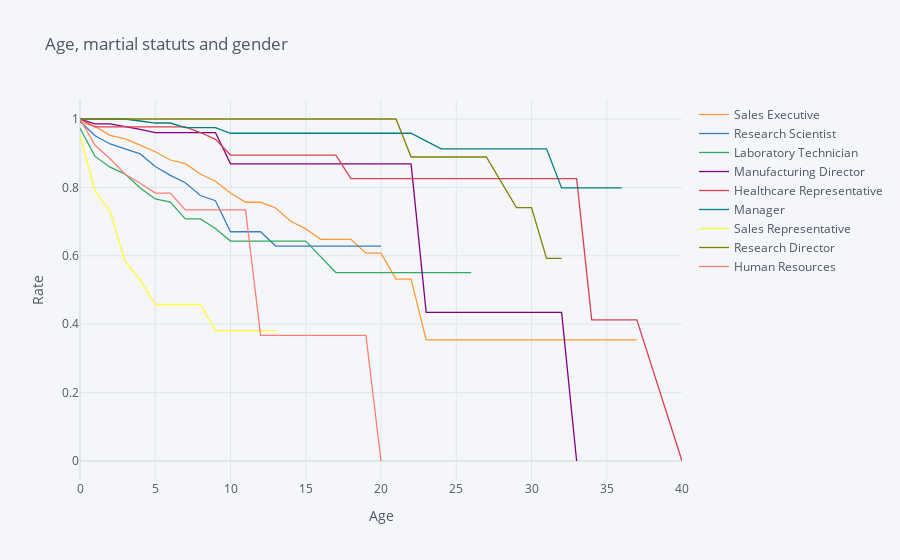

Notebook code cell kept with this figure:
### Markdown cell above
## 8. From the previous example, it looks like the sales department has the highest attrition. Let's drill down on this and look at what the survival curves for specific job roles within that department look like.

Filter the data set for just the sales department and then generate and plot survival curves by job role and the number of years at the company.

### Code cell
employee_age = survival(data, 'JobRole', 'YearsAtCompany', 'Attrition')
employee_age.iplot(kind='line',xTitle='Age',yTitle='Rate', 
                     title='Age, martial statuts and gender')

### Figure 1 — Plotly figure (JSON) as saved in the notebook; plotly's stock layout.template omitted (floating-point values rounded to 4 significant figures)
{"data": [{"line": {"color": "rgba(255, 153, 51, 1.0)", "dash": "solid", "shape": "linear", "width": 1.3}, "mode": "lines", "name": "Sales Executive", "text": "", "type": "scatter", "x": [0, 1, 2, 3, 4, 5, 6, 7, 8, 9, 10, 11, 12, 13, 14, 15, 16, 17, 18, 19, 20, 21, 22, 23, 24, 25, 26, 27, 29, 30, 31, 32, 33, 34, 36, 37, 40], "y": [0.9908, 0.9783, 0.9523, 0.942, 0.9238, 0.9043, 0.8801, 0.8696, 0.8392, 0.818, 0.7836, 0.7565, 0.7565, 0.7397, 0.7008, 0.6789, 0.648, 0.648, 0.648, 0.6075, 0.6075, 0.5316, 0.5316, 0.3544, 0.3544, 0.3544, 0.3544, 0.3544, 0.3544, 0.3544, 0.3544, 0.3544, 0.3544, 0.3544, 0.3544, 0.3544, ""]}, {"line": {"color": "rgba(55, 128, 191, 1.0)", "dash": "solid", "shape": "linear", "width": 1.3}, "mode": "lines", "name": "Research Scientist", "text": "", "type": "scatter", "x": [0, 1, 2, 3, 4, 5, 6, 7, 8, 9, 10, 11, 12, 13, 14, 15, 16, 17, 18, 19, 20, 21, 22, 23, 24, 25, 26, 27, 29, 30, 31, 32, 33, 34, 36, 37, 40], "y": [0.9932, 0.9509, 0.9269, 0.9135, 0.8979, 0.861, 0.8352, 0.8138, 0.7762, 0.761, 0.6704, 0.6704, 0.6704, 0.6285, 0.6285, 0.6285, 0.6285, 0.6285, 0.6285, 0.6285, 0.6285, "", "", "", "", "", "", "", "", "", "", "", "", "", "", "", ""]}, {"line": {"color": "rgba(50, 171, 96, 1.0)", "dash": "solid", "shape": "linear", "width": 1.3}, "mode": "lines", "name": "Laboratory Technician", "text": "", "type": "scatter", "x": [0, 1, 2, 3, 4, 5, 6, 7, 8, 9, 10, 11, 12, 13, 14, 15, 16, 17, 18, 19, 20, 21, 22, 23, 24, 25, 26, 27, 29, 30, 31, 32, 33, 34, 36, 37, 40], "y": [0.973, 0.8906, 0.8591, 0.839, 0.7985, 0.766, 0.7571, 0.708, 0.708, 0.6796, 0.6429, 0.6429, 0.6429, 0.6429, 0.6429, 0.6429, 0.597, 0.5511, 0.5511, 0.5511, 0.5511, 0.5511, 0.5511, 0.5511, 0.5511, 0.5511, 0.5511, "", "", "", "", "", "", "", "", "", ""]}, {"line": {"color": "rgba(128, 0, 128, 1.0)", "dash": "solid", "shape": "linear", "width": 1.3}, "mode": "lines", "name": "Manufacturing Director", "text": "", "type": "scatter", "x": [0, 1, 2, 3, 4, 5, 6, 7, 8, 9, 10, 11, 12, 13, 14, 15, 16, 17, 18, 19, 20, 21, 22, 23, 24, 25, 26, 27, 29, 30, 31, 32, 33, 34, 36, 37, 40], "y": [1, 0.986, 0.986, 0.9783, 0.9697, 0.9603, 0.9603, 0.9603, 0.9603, 0.9603, 0.8688, 0.8688, 0.8688, 0.8688, 0.8688, 0.8688, 0.8688, 0.8688, 0.8688, 0.8688, 0.8688, 0.8688, 0.8688, 0.4344, 0.4344, 0.4344, 0.4344, 0.4344, 0.4344, 0.4344, 0.4344, 0.4344, 0, "", "", "", ""]}, {"line": {"color": "rgba(219, 64, 82, 1.0)", "dash": "solid", "shape": "linear", "width": 1.3}, "mode": "lines", "name": "Healthcare Representative", "text": "", "type": "scatter", "x": [0, 1, 2, 3, 4, 5, 6, 7, 8, 9, 10, 11, 12, 13, 14, 15, 16, 17, 18, 19, 20, 21, 22, 23, 24, 25, 26, 27, 29, 30, 31, 32, 33, 34, 36, 37, 40], "y": [1, 0.9767, 0.9767, 0.9767, 0.9767, 0.9767, 0.9767, 0.9767, 0.9605, 0.9405, 0.8946, 0.8946, 0.8946, 0.8946, 0.8946, 0.8946, 0.8946, 0.8946, 0.8258, 0.8258, 0.8258, 0.8258, 0.8258, 0.8258, 0.8258, 0.8258, 0.8258, 0.8258, 0.8258, 0.8258, 0.8258, 0.8258, 0.8258, 0.4129, 0.4129, 0.4129, 0]}, {"line": {"color": "rgba(0, 128, 128, 1.0)", "dash": "solid", "shape": "linear", "width": 1.3}, "mode": "lines", "name": "Manager", "text": "", "type": "scatter", "x": [0, 1, 2, 3, 4, 5, 6, 7, 8, 9, 10, 11, 12, 13, 14, 15, 16, 17, 18, 19, 20, 21, 22, 23, 24, 25, 26, 27, 29, 30, 31, 32, 33, 34, 36, 37, 40], "y": [1, 1, 1, 1, 0.9941, 0.9882, 0.9882, 0.9745, 0.9745, 0.9745, 0.9583, 0.9583, 0.9583, 0.9583, 0.9583, 0.9583, 0.9583, 0.9583, 0.9583, 0.9583, 0.9583, 0.9583, 0.9583, 0.9355, 0.9126, 0.9126, 0.9126, 0.9126, 0.9126, 0.9126, 0.9126, 0.7986, 0.7986, 0.7986, 0.7986, "", ""]}, {"line": {"color": "rgba(255, 255, 51, 1.0)", "dash": "solid", "shape": "linear", "width": 1.3}, "mode": "lines", "name": "Sales Representative", "text": "", "type": "scatter", "x": [0, 1, 2, 3, 4, 5, 6, 7, 8, 9, 10, 11, 12, 13, 14, 15, 16, 17, 18, 19, 20, 21, 22, 23, 24, 25, 26, 27, 29, 30, 31, 32, 33, 34, 36, 37, 40], "y": [0.9518, 0.789, 0.7295, 0.5836, 0.528, 0.4576, 0.4576, 0.4576, 0.4576, 0.3813, 0.3813, 0.3813, 0.3813, 0.3813, "", "", "", "", "", "", "", "", "", "", "", "", "", "", "", "", "", "", "", "", "", "", ""]}, {"line": {"color": "rgba(128, 128, 0, 1.0)", "dash": "solid", "shape": "linear", "width": 1.3}, "mode": "lines", "name": "Research Director", "text": "", "type": "scatter", "x": [0, 1, 2, 3, 4, 5, 6, 7, 8, 9, 10, 11, 12, 13, 14, 15, 16, 17, 18, 19, 20, 21, 22, 23, 24, 25, 26, 27, 29, 30, 31, 32, 33, 34, 36, 37, 40], "y": [1, 1, 1, 1, 1, 1, 1, 1, 1, 1, 1, 1, 1, 1, 1, 1, 1, 1, 1, 1, 1, 1, 0.8889, 0.8889, 0.8889, 0.8889, 0.8889, 0.8889, 0.7407, 0.7407, 0.5926, 0.5926, "", "", "", "", ""]}, {"line": {"color": "rgba(251, 128, 114, 1.0)", "dash": "solid", "shape": "linear", "width": 1.3}, "mode": "lines", "name": "Human Resources", "text": "", "type": "scatter", "x": [0, 1, 2, 3, 4, 5, 6, 7, 8, 9, 10, 11, 12, 13, 14, 15, 16, 17, 18, 19, 20, 21, 22, 23, 24, 25, 26, 27, 29, 30, 31, 32, 33, 34, 36, 37, 40], "y": [1, 0.9231, 0.8838, 0.8385, 0.8123, 0.7833, 0.7833, 0.7343, 0.7343, 0.7343, 0.7343, 0.7343, 0.3672, 0.3672, 0.3672, 0.3672, 0.3672, 0.3672, 0.3672, 0.3672, 0, "", "", "", "", "", "", "", "", "", "", "", "", "", "", "", ""]}], "layout": {"legend": {"bgcolor": "#F5F6F9", "font": {"color": "#4D5663"}}, "paper_bgcolor": "#F5F6F9", "plot_bgcolor": "#F5F6F9", "title": {"font": {"color": "#4D5663"}, "text": "Age, martial statuts and gender"}, "xaxis": {"gridcolor": "#E1E5ED", "showgrid": true, "tickfont": {"color": "#4D5663"}, "title": {"font": {"color": "#4D5663"}, "text": "Age"}, "zerolinecolor": "#E1E5ED"}, "yaxis": {"gridcolor": "#E1E5ED", "showgrid": true, "tickfont": {"color": "#4D5663"}, "title": {"font": {"color": "#4D5663"}, "text": "Rate"}, "zerolinecolor": "#E1E5ED"}}}
